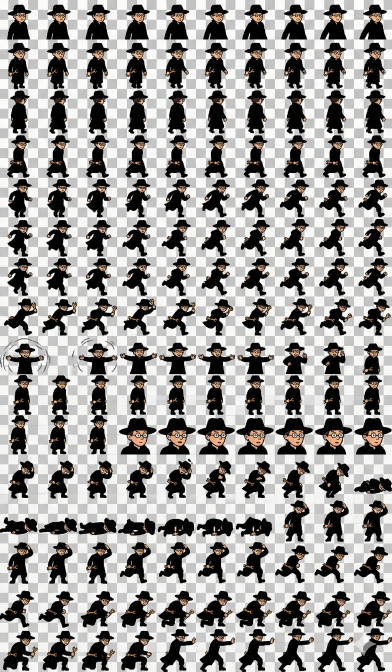
#> input picture gem/quinn.png, 784 x 1344 px, found by its file name (shown at 1/2 size)
$ python gen_quinn_comfy.py
#> lines starting #> are read from the running program, lines starting #| are printed output that depends on the picture
#!/usr/bin/env python3
"""
Quinn sprite sheet — ComfyUI img2img from PIL structure frames.

Uses gen_quinn.py output as init images so every frame starts from the same
character skeleton: correct hat/coat/proportions locked by the PIL art.
ComfyUI then adds pixel-art visual quality while the structure holds.

Pipeline per frame:
  PIL frame (32x32, RGBA transparent)
    -> composite on white, upscale to 1024x1024 nearest-neighbor
    -> upload to ComfyUI, run img2img (denoise=DENOISE, fixed CHARACTER_SEED)
    -> download 1024x1024 result
    -> downscale: 1024 -> 128 -> 32 nearest-neighbor (two-pass)
    -> flood-fill background removal from all four corners
    -> paste into output sheet

Key difference from old approach:
  OLD: KSampler from empty latent, seed varies per frame -> every frame
       generates a different character from scratch.
  NEW: KSampler from PIL-encoded init latent, ONE fixed seed for all Quinn
       frames -> character identity stays consistent; only the init image
       drives pose/animation variation.

Usage:
  1. Make sure quinn.png (PIL version) is fresh:
       python3 generators/gen_quinn.py
  2. Start ComfyUI:
       cd ~/ComfyUI && python3.11 main.py --use-mps
  3. Run this:
       python3 generators/gen_quinn_comfy.py

Tunables (adjust at top of file):
  CHARACTER_SEED  -- fixed seed for ALL Quinn frames; change to explore looks
  DENOISE         -- 0.5 = very close to PIL init; 0.7 = more AI flair
  LORA_STRENGTH   -- pixel-art LoRA weight (0.6-0.8 works well)
"""
import json, time, urllib.request, urllib.parse, io, os, uuid, subprocess, sys
from PIL import Image

COMFY_URL  = "http://127.0.0.1:8188"
ROOT       = os.path.dirname(os.path.dirname(os.path.abspath(__file__)))
PIL_PATH   = os.path.join(ROOT, "assets", "art", "sprites", "quinn.png")
OUT_PATH   = PIL_PATH   # overwrite with the ComfyUI-enhanced version
DEBUG_PATH = os.path.join(ROOT, "assets", "art", "sprites", "quinn_debug")

CHECKPOINT    = "sd_xl_base_1.0.safetensors"
LORA          = "pixel-art-xl.safetensors"
CHARACTER_SEED = 7142        # fixed for all Quinn frames — change to explore looks
DENOISE        = 0.60        # 0.5 = stick close to PIL; 0.7 = more creative
LORA_STRENGTH  = 0.70
STEPS          = 25
CFG            = 7.0
GEN_SIZE       = 1024        # SDXL native resolution
T              = 32          # output tile size
SAVE_DEBUG     = False       # set True to save each init + result at full size

BASE_POS = (
    "pixel art sprite, single character on plain white background, "
    "bold 1px black outline, flat cel shading, limited 16-color palette, "
    "teenage boy, slim build, all-black wide brim hat, round wire-frame glasses, "
    "long black trench coat, black work boots, brass wrench clipped at belt, "
    "pale skin, dark hair, full body, centered, no shadow"
)
BASE_NEG = (
    "multiple characters, multiple poses, reference sheet, chart, grid, "
    "photo, 3d render, realistic, blurry, noisy, gradient, anti-aliasing, "
    "colored background, shadow, colored clothing other than black, "
    "gun, sword, firearm, staff, cape, hood, robes, fantasy costume, "
    "orange coat, brown coat, white coat, extra limbs, deformed, text, watermark"
)

FRAMES = [
    # (row_name, pose_hint, n_frames)
    ("idle",         "standing still front view arms relaxed at sides",                6),
    ("walk_down",    "walking toward viewer front view mid stride",                    8),
    ("walk_up",      "walking away from viewer back view mid stride",                  8),
    ("walk_right",   "walking right side profile mid stride",                          8),
    ("run_down",     "running toward viewer front view fast stride arms pumping",      8),
    ("run_up",       "running away from viewer back view fast",                        8),
    ("run_right",    "running right side profile forward lean coat billowing",         8),
    ("attack",       "swinging wrench attack side profile arm raised follow-through",  6),
    ("special",      "HA laugh both arms spread wide head tilted back mouth open",     8),
    ("talk",         "talking gesturing hands front view slight lean",                 6),
    ("talk_closeup", "head and shoulders portrait front view talking",                 8),
    ("hurt",         "recoiling backward from impact hat askew grimace",               4),
    ("down",         "fallen on ground face-down coat spread knocked out",            10),
    ("revive",       "rising from floor one knee up adjusting hat",                    8),
    ("dash",         "low lunge dash to the right coat streaming behind",              5),
    ("interact",     "crouching both hands on wrench repairing object",                8),
    ("doorway",      "stepping through doorway side profile arms reaching forward",    6),
]

# ── ComfyUI helpers ───────────────────────────────────────────────────────────

def _get(endpoint: str) -> dict:
    with urllib.request.urlopen(f"{COMFY_URL}/{endpoint}", timeout=10) as r:
        return json.loads(r.read())

# [7 lines left out: function _post_json, not called in this run]

def check_server() -> bool:
    try:
        _get("system_stats")
#> (the call stopped at in _get, `with urllib.request.urlopen(f"{COMFY_URL}/{endpoint}", timeout=10) as r:`: the network is not available in this run)
        return True
    except Exception:
        return False

def upload_image(img: Image.Image, name: str) -> str:
    """Upload a PIL image to ComfyUI input folder, return the server filename."""
    buf = io.BytesIO()
    img.save(buf, format="PNG")
    buf.seek(0)
    raw = buf.read()

    boundary = uuid.uuid4().hex
    body = (
        f"--{boundary}\r\n"
        f'Content-Disposition: form-data; name="image"; filename="{name}"\r\n'
        f"Content-Type: image/png\r\n\r\n"
    ).encode() + raw + f"\r\n--{boundary}--\r\n".encode()

    req = urllib.request.Request(
        f"{COMFY_URL}/upload/image",
        data=body,
        headers={"Content-Type": f"multipart/form-data; boundary={boundary}"},
        method="POST",
    )
    with urllib.request.urlopen(req, timeout=30) as r:
        result = json.loads(r.read())
    return result["name"]

# [33 lines left out: function make_img2img_workflow, not called in this run]

def queue_prompt(wf: dict) -> str:
    return _post_json("prompt", {"prompt": wf})["prompt_id"]

# [23 lines left out: functions wait_for_prompt, fetch_image, not called in this run]

# ── Image processing ──────────────────────────────────────────────────────────

def pil_frame_to_init(frame: Image.Image) -> Image.Image:
    """
    Prepare a 32x32 PIL sprite frame as a ComfyUI init image.
    Composites transparent frame onto white, then upscales to GEN_SIZE
    using nearest-neighbor so the pixel-art blocks stay crisp and give
    the model clear structural cues.
    """
    white = Image.new("RGBA", (T, T), (255, 255, 255, 255))
    white.paste(frame, mask=frame.split()[3])   # alpha-composite
    return white.resize((GEN_SIZE, GEN_SIZE), Image.NEAREST)

# [34 lines left out: functions flood_remove_bg, result_to_sprite, not called in this run]

# ── Main ──────────────────────────────────────────────────────────────────────

def ensure_pil_sprite() -> Image.Image:
    """Load PIL sprite sheet, generating it first if missing."""
    if not os.path.exists(PIL_PATH):
        print("PIL sprite not found — generating it first...")
        gen = os.path.join(ROOT, "generators", "gen_quinn.py")
        subprocess.run([sys.executable, gen], check=True)
    return Image.open(PIL_PATH).convert("RGBA")
#> returned value is the input picture: PIL image 784x1344 RGBA; mean R, G, B, A 156.4, 154.9, 153, 255

def main() -> None:
    print("Checking ComfyUI server...", end=" ", flush=True)
    if not check_server():
        print("NOT RUNNING\n")
        print("Start ComfyUI first:")
        print("  cd ~/ComfyUI && python3.11 main.py --use-mps")
        return
    print("OK")

    pil_sheet = ensure_pil_sprite()
    sheet     = Image.new("RGBA", (T * 10, T * len(FRAMES)), (0, 0, 0, 0))
#> sheet: PIL image 320x544 RGBA; every value is 0

    if SAVE_DEBUG:
        os.makedirs(DEBUG_PATH, exist_ok=True)

    for row, (name, pose, n_frames) in enumerate(FRAMES):
        print(f"Row {row:02d} {name:<18} [{n_frames} frames]", flush=True)

        for col in range(n_frames):

            # Extract the matching PIL frame (already shows the correct pose)
            pil_frame = pil_sheet.crop((col * T, row * T, (col+1)*T, (row+1)*T))
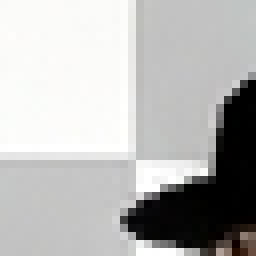
#> pil_frame: PIL image 32x32 RGBA (shown 8 times larger); mean R, G, B, A 182.2, 181.9, 180.9, 255

            # Prepare init image: white bg + upscale to SDXL resolution
            init_img  = pil_frame_to_init(pil_frame)
#> in pil_frame_to_init, `white = Image.new("RGBA", (T, T), (255, 255, 255, 255))`: white: PIL image 32x32 RGBA; every value is 255

            if SAVE_DEBUG:
                init_img.save(os.path.join(DEBUG_PATH, f"init_r{row:02d}_c{col:02d}.png"))

            # Upload to ComfyUI
            init_name = upload_image(init_img, f"hb_quinn_r{row:02d}_c{col:02d}.png")

            # Build prompt: base character description + pose hint for this row
            prompt = f"{BASE_POS}, {pose}"

            # Queue img2img — FIXED seed so character stays the same Quinn
            wf  = make_img2img_workflow(prompt, BASE_NEG, CHARACTER_SEED,
                                        init_name, DENOISE)
            pid = queue_prompt(wf)
            print(f"  col {col}: queued {pid[:8]}...", end=" ", flush=True)

            wait_for_prompt(pid)
            result = fetch_image(pid)

            if SAVE_DEBUG:
                result.save(os.path.join(DEBUG_PATH, f"result_r{row:02d}_c{col:02d}.png"))

            sprite = result_to_sprite(result)
            sheet.paste(sprite, (col * T, row * T))
            print("done", flush=True)


        print()

    os.makedirs(os.path.dirname(OUT_PATH), exist_ok=True)
    sheet.save(OUT_PATH)
    print(f"Saved {sheet.width}x{sheet.height} -> {OUT_PATH}")
    print(f"Seed used: {CHARACTER_SEED}  denoise: {DENOISE}")
    print("To try a different look, change CHARACTER_SEED at the top of this file.")

if __name__ == "__main__":
    main()
#> (the call stopped at in upload_image, `with urllib.request.urlopen(req, timeout=30) as r:`: the network is not available in this run)
